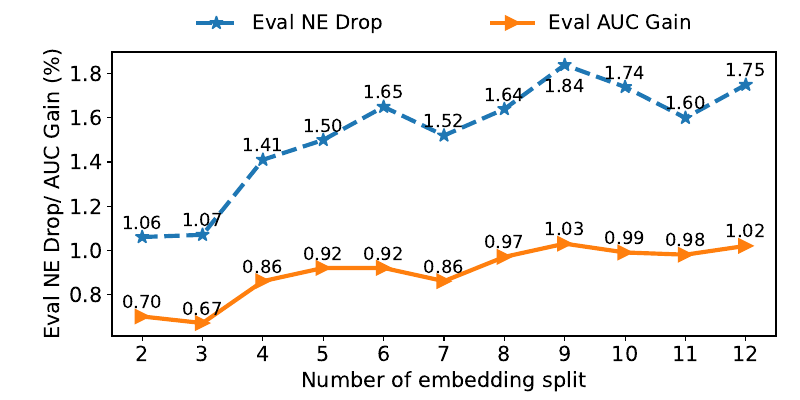

Reproduce this figure in Python.
import numpy as np
import matplotlib.pyplot as plt

### show number above the bar
### for float
def autolabel_float(line, x, type, shift=None):

    if shift == None:
        shift = [0]*len(line)

    for index, height in enumerate(line):
        x_coordinate = x[index]
        y_coordinate = height

        if type == 'ne':
            if index == 7:
                y_coordinate -=0.16

        # if type == 'ne':
        #     if index == 0:
        #         x_coordinate += 0.07
        #         y_coordinate -= 0.0005
        #     if index == 1:
        #         x_coordinate += 0.04
        #     if index == 2:
        #         y_coordinate += 0.0001
        #     if index == 3:
        #         y_coordinate -= 0.001
        #     if index == len(x) - 1:
        #         x_coordinate -= 0.02
        #         y_coordinate -= 0.001




        # if type == 'auc':
        #     if index == 0:
        #         x_coordinate += 0.08
        #         y_coordinate -= 0.00035
        #     if index == 1:
        #         x_coordinate += 0.04
        #         y_coordinate -= 0.0009
        #     if index == 2:
        #         y_coordinate -= 0.001
        #
        #     if index == len(x) - 1:
        #         x_coordinate -= 0.02

        ax.annotate('{:.2f}'.format(height), # '{:.2f}'.format(height).lstrip('0'),
                    xy=(x_coordinate, y_coordinate),
                    xytext=(0, 3),  # 3 points vertical offset
                    textcoords="offset points",
                    ha='center', va='bottom',fontsize=fontsize-2,zorder=3)




ne = [1.06, 1.07, 1.41, 1.50, 1.65, 1.52, 1.64, 1.84, 1.74, 1.60, 1.75]
auc = [0.7, 0.67, 0.86, 0.92, 0.92, 0.86, 0.97, 1.03, 0.99, 0.98, 1.02]
x = list(range(2,13))

fontsize = 15
markersize = 10
linewidth = 3
width = 0.35

fig, ax = plt.subplots()

ax.plot(x, ne, '--', marker='*', markersize=markersize, linewidth=linewidth, label='Eval NE Drop')
ax.plot(x, auc, marker='>', markersize=markersize, linewidth=linewidth, label='Eval AUC Gain')

plt.xticks(x, fontsize=fontsize)
plt.yticks(fontsize=fontsize)

plt.ylabel('Eval NE Drop/ AUC Gain (%)', fontsize=fontsize)
plt.xlabel('Number of embedding split', fontsize=fontsize)

autolabel_float(ne, x, type='ne')
autolabel_float(auc, x, type='auc')

# bbox_to_anchor = (x0, y0, width, height)
plt.legend(bbox_to_anchor=(0.1, 1.0, 0.8, 0.9), loc=3, shadow=False, mode='expand', ncol=2, fontsize='x-large',frameon=False)


fig.set_size_inches(8, 4)
plt.subplots_adjust(
    left=0.14,
    bottom=0.16,
    right=0.97,
    top=0.87,
    wspace=0.2,
    hspace=0.2,
)
fig.show()
fig.savefig("eval_split_num.pdf")